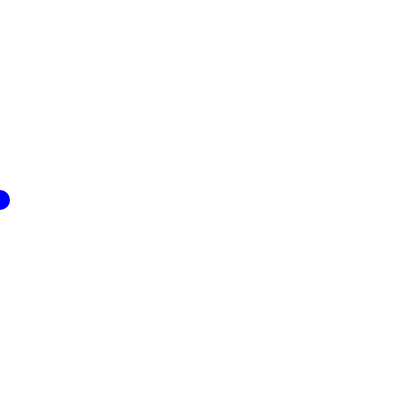
Frame 1 (no input)
Frame 60 (no input): identical to frame 1, image omitted
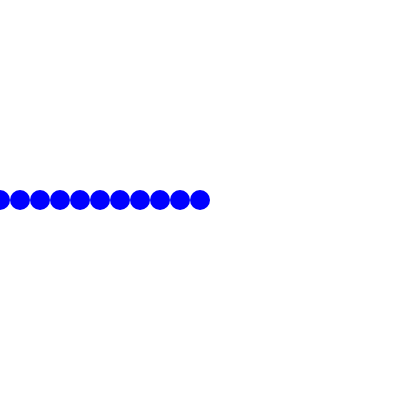
Frame 120 (the mouse pressed at the canvas centre since frame 60)

The p5.js sketch that drew these frames (run headless with seeded random() and noise() and a simulated clock; from frame 60 on, the mouse is pressed at the canvas centre):

// p5.js sketch
// ── sketch.js
function setup() {
  createCanvas(400, 400);
}

function draw() {
  background(255);

  let x = 0;

  
  while (x <= mouseX) {
    fill(0, 0, 255);
    noStroke();
    circle(x, height / 2, 20);
    x += 20; 
  }
}
